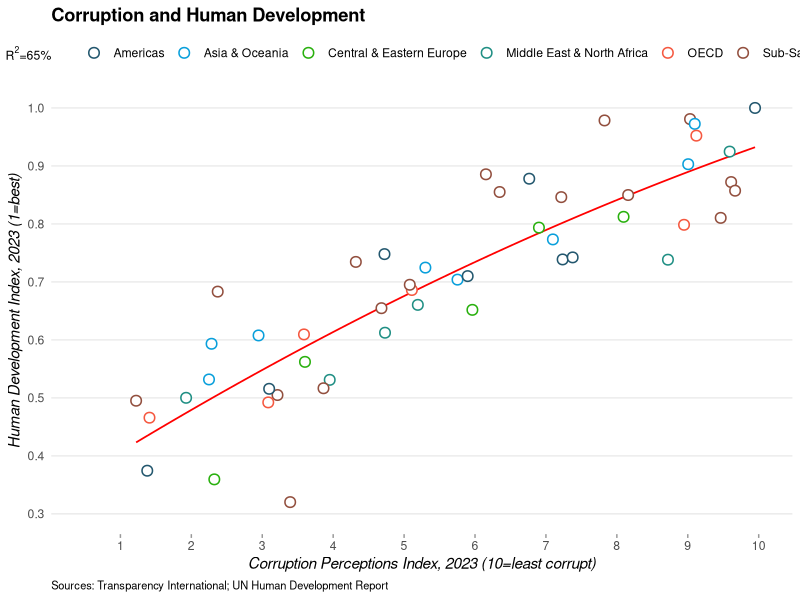
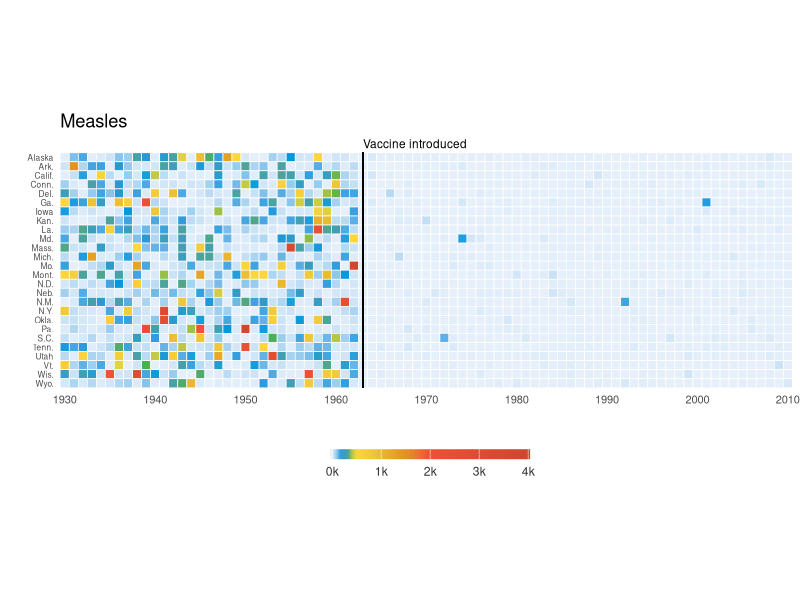

These charts were generated, in order, by the following R code:
# Create advanced ggplot visualizations based on NBIS tutorial
# for Day 5 blog post

library(ggplot2)
library(dplyr)
library(tidyr)
library(stringr)

# Set working directory
setwd("/Users/aulund/Documents/GitHub/bloggen/posts/day5")

# 1. CORRUPTION AND HUMAN DEVELOPMENT SCATTER PLOT
# ================================================
# Create sample data similar to the Economist plot
set.seed(123)

# Create simpler sample data
n_countries <- 50
corruption_data <- data.frame(
  Country = paste("Country", 1:n_countries),
  CPI = runif(n_countries, 1, 10),
  HDI = runif(n_countries, 0.3, 1.0),
  Region = sample(c("OECD", "Americas", "Asia & Oceania", "Central & Eastern Europe",
                   "Middle East & North Africa", "Sub-Saharan Africa"), n_countries, replace = TRUE)
)

# Add correlation between CPI and HDI for realism
corruption_data$HDI <- 0.4 + 0.05 * corruption_data$CPI + rnorm(n_countries, 0, 0.1)
corruption_data$HDI <- pmax(0.3, pmin(1.0, corruption_data$HDI))

# Create the scatter plot
corruption_plot <- ggplot(corruption_data, aes(x = CPI, y = HDI, color = Region)) +
  geom_smooth(aes(fill = "red"), method = "lm", formula = y ~ poly(x, 2), 
              se = FALSE, color = "red", linewidth = 0.6) +
  geom_point(shape = 21, size = 3, stroke = 0.8, fill = "white") +
  scale_x_continuous(name = "Corruption Perceptions Index, 2023 (10=least corrupt)",
                     breaks = 1:10, limits = c(0.5, 10)) +
  scale_y_continuous(name = "Human Development Index, 2023 (1=best)",
                     breaks = seq(from = 0, to = 1, by = 0.1), limits = c(0.3, 1)) +
  scale_color_manual(values = c("#23576E", "#099FDB", "#29B00E", "#208F84", "#F55840", "#924F3E")) +
  scale_fill_manual(name = "trend", values = "red", labels = expression(paste(R^2, "=65%"))) +
  labs(title = "Corruption and Human Development",
       caption = "Sources: Transparency International; UN Human Development Report") +
  guides(color = guide_legend(nrow = 1)) +
  theme_minimal() +
  theme(legend.position = "top",
        panel.grid.minor = element_blank(),
        panel.grid.major.x = element_blank(),
        panel.background = element_blank(),
        panel.border = element_blank(),
        legend.title = element_blank(),
        axis.title = element_text(face = "italic"),
        axis.ticks.y = element_blank(),
        axis.ticks.x = element_line(color = "grey60"),
        plot.title = element_text(face = "bold"),
        plot.caption = element_text(hjust = 0, size = 8))

ggsave("corruption_development_plot.png", corruption_plot, width = 10, height = 8, dpi = 300)

# 2. MEASLES HEATMAP
# ==================
# Create sample measles data similar to the WSJ plot
set.seed(456)
states <- c("Alaska", "Ark.", "Calif.", "Conn.", "Del.", "Ga.", "Iowa", "Kan.", "La.",
           "Md.", "Mass.", "Mich.", "Mo.", "Mont.", "N.D.", "Neb.", "N.M.", "N.Y.",
           "Okla.", "Pa.", "S.C.", "Tenn.", "Utah", "Vt.", "Wis.", "Wyo.")

# Generate data for years 1930-2010
measles_data <- expand.grid(
  year = 1930:2010,
  state = states
) %>%
  mutate(
    # Create realistic measles case patterns
    # High cases before 1963 (vaccine introduction), low after
    base_cases = ifelse(year < 1963, 
                       exp(rnorm(n(), mean = 4, sd = 1.5)), 
                       exp(rnorm(n(), mean = 1, sd = 1))),
    # Add some random variation
    cases = pmax(0, base_cases + rnorm(n(), 0, base_cases * 0.3)),
    # Cap maximum values
    cases = pmin(cases, 4000)
  ) %>%
  select(year, state, cases)

# Create custom color palette
cols <- c("#e7f0fa", "#c9e2f6", "#95cbee", "#0099dc", "#4ab04a", 
          "#ffd73e", "#eec73a", "#e29421", "#f05336", "#ce472e")

# Create the heatmap
measles_plot <- ggplot(measles_data, aes(x = year, y = reorder(state, desc(state)), fill = cases)) +
  geom_tile(color = "white", linewidth = 0.25) +
  scale_y_discrete(expand = c(0, 0)) +
  scale_x_continuous(expand = c(0, 0), breaks = seq(1930, 2010, by = 10)) +
  scale_fill_gradientn(colors = cols, 
                       na.value = "grey95",
                       limits = c(0, 4000),
                       values = c(0, 0.01, 0.02, 0.03, 0.09, 0.1, 0.15, 0.25, 0.4, 0.5, 1),
                       labels = c("0k", "1k", "2k", "3k", "4k"),
                       guide = guide_colourbar(ticks = TRUE, nbin = 50,
                                             barheight = 0.5, label = TRUE, 
                                             barwidth = 10)) +
  labs(x = "", y = "", fill = "", title = "Measles") +
  coord_fixed() +
  geom_segment(x = 1963, xend = 1963, y = 0, yend = 26.5, 
               linewidth = 0.6, alpha = 0.7) +
  annotate("text", label = "Vaccine introduced", x = 1963, y = 28, 
           vjust = 1, hjust = 0, size = 3) +
  theme_minimal() +
  theme(legend.position = "bottom",
        legend.justification = "center",
        legend.direction = "horizontal",
        legend.text = element_text(color = "grey20"),
        axis.text.y = element_text(size = 6, hjust = 1, vjust = 0.5),
        axis.text.x = element_text(size = 8),
        axis.ticks.y = element_blank(),
        title = element_text(hjust = -0.07, vjust = 1),
        panel.grid = element_blank())

ggsave("measles_heatmap.png", measles_plot, width = 12, height = 8, dpi = 300)

print("Advanced ggplot visualizations created:")
print("1. corruption_development_plot.png")
print("2. measles_heatmap.png")